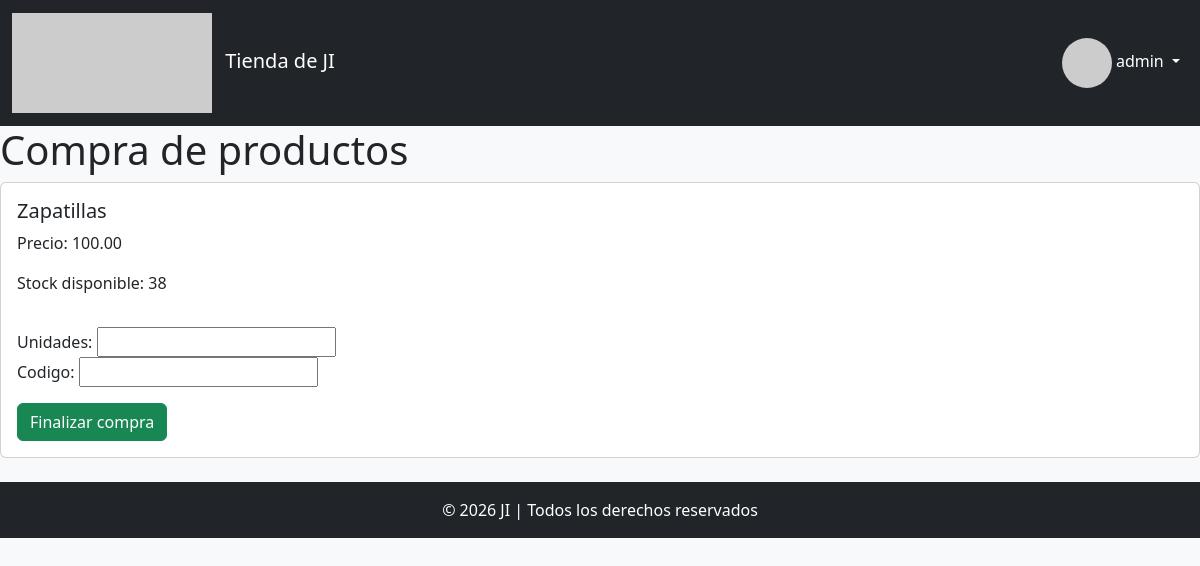
/tienda/checkout/1 (signed in), run on the app's committed database.
### app/models.py (models this page shows, shortened)
class Usuario(AbstractUser):
    foto = models.ImageField(upload_to='usuario/', null=True, blank=True)
    vip = models.BooleanField(default=False)
    saldo = models.DecimalField(decimal_places=2, max_digits=12, default=0.00)
    bio = models.TextField(null=True, blank= True)
    class Meta:
        verbose_name = "Usuario"
        verbose_name_plural = "Usuarios"

class Producto(models.Model):
    nombre = models.CharField(max_length=50)
    marca = models.ForeignKey("Marca", on_delete=models.CASCADE)
    modelo = models.CharField(max_length=50)
    unidades = models.IntegerField()
    precio = models.DecimalField(decimal_places=2, max_digits=12, default=0.00)
    vip = models.BooleanField(default=False)
    foto = models.ImageField(upload_to='productos/', null=True, blank=True)
    class Meta:
        verbose_name = "Producto"
        verbose_name_plural = "Productos"
        unique_together = ['nombre','marca']

### app/views.py (the view, shortened to what this page needs)
# urls.py: path('checkout/<int:pk>', CheckoutView.as_view(), name='checkout'),
class CheckoutView(View):
    def get(self, request, pk):
        producto = Producto.objects.get(pk = pk)
        form = CheckoutForm()
        return render(request,"app/checkout.html", {"producto":producto, "form": form})

### app/forms.py
class CheckoutForm(Form):
    unidades = forms.IntegerField()
    codigo = forms.CharField(max_length=10, required=False)

### app/templates/app/checkout.html (shortened to what this page needs)
{% extends "./base.html" %}
{% block contenido %}
<h1>Compra de productos</h1>
    <div class="card mb-3">
        <div class="card-body">
            <h5 class="card-title">{{ producto.nombre }}</h5>
            <p class="card-text">Precio: {{ producto.precio }}</p>
            <p class="card-text">Stock disponible: {{ producto.unidades }}</p>
        </div>
        <form method="post">
            <div class="card-body">
                <div class="mb-3">
                    {{form}}
                </div>
                <button type="submit" class="btn btn-success">Finalizar compra</button>
            </div>
        </form>
    </div>
{% endblock %}

### app/templates/app/base.html (shortened to what this page needs)
<!DOCTYPE html>
<html lang="es">
<head>
    <link href="https://cdn.jsdelivr.net/npm/bootstrap@5.3.0/dist/css/bootstrap.min.css" rel="stylesheet">
</head>
<body class="bg-light">
    <nav class="navbar navbar-expand-lg navbar-dark bg-dark">
        <div class="container-fluid">
            <a class="navbar-brand" href="">
                <img src="https://picsum.photos/200/100" alt="Logo" class="me-2"> Tienda de JI
            </a>
            <div class="collapse navbar-collapse justify-content-end" id="navbarNav">
                <ul class="navbar-nav">
                    <li class="nav-item dropdown">
                        <a class="nav-link dropdown-toggle text-white" href="" role="button" data-bs-toggle="dropdown">
                            <img src="https://picsum.photos/50/50" class="rounded-circle" alt="User"> {{user.username}}
                        </a>
                    </li>
                </ul>
            </div>
        </div>
    </nav>
    {% block contenido %}
    {% endblock %}
    <footer class="bg-dark text-white text-center py-3 mt-4">
        © 2026 JI | Todos los derechos reservados
    </footer>
</body>
</html>

### data on the page
Usuario: username "admin"
Producto: nombre "Zapatillas", precio "100.00", unidades "38"
